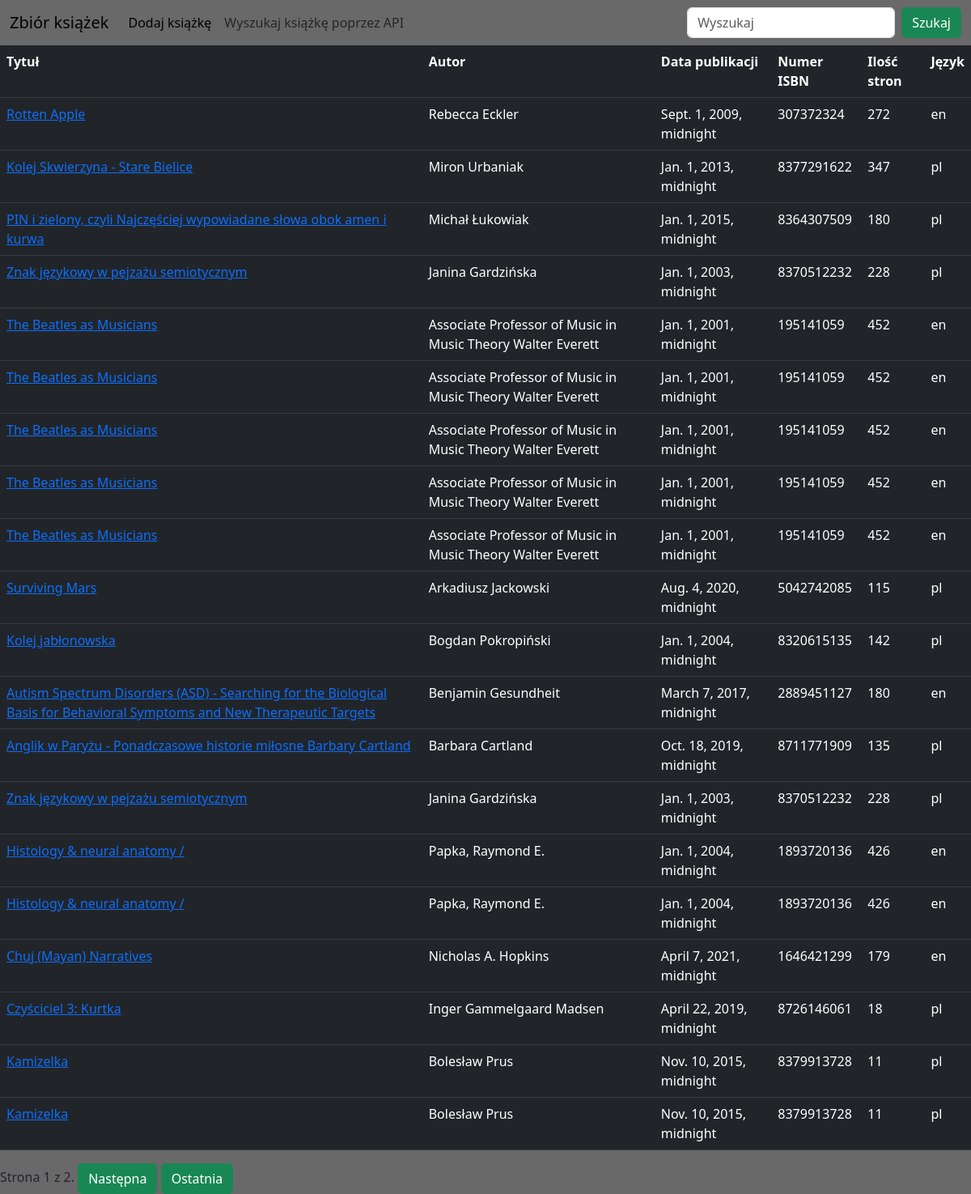
Before: / with the older database file.
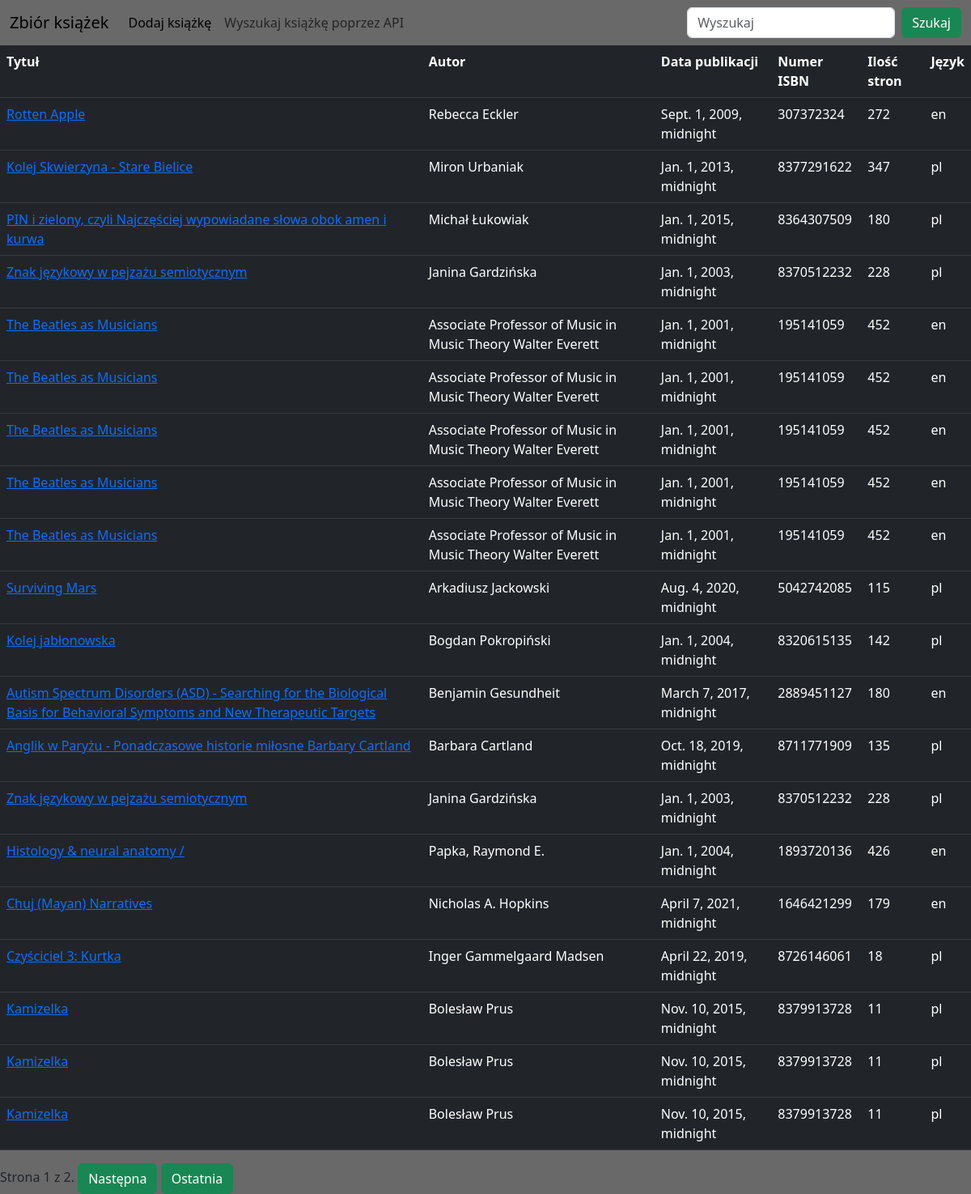
After: the same page with the newer database file.
### book/models.py (models this page shows, shortened)
class Book(models.Model):
    title = models.CharField(max_length=50, verbose_name="Tytuł")
    author = models.CharField(max_length=50, verbose_name="Autor")
    pub_date = models.DateField(verbose_name="Data publikacji (RRRR-MM-DD)")
    isbn = models.IntegerField(verbose_name="Numer ISBN")
    pages = models.PositiveIntegerField(verbose_name="Liczba stron")
    language = models.CharField(max_length=10, verbose_name="Język")

### book/views.py (the view)
# urls.py: path('', views.book_list, name='book-home'),
def book_list(request):
    books = Book.objects.all()
    paginator = Paginator(books, 20)
    page_number = request.GET.get('page')
    page_obj = paginator.get_page(page_number)
    context = {'page_obj': page_obj}
    return render(request, 'book/home.html', context)

### book/templates/book/home.html (shortened to what this page needs)
{% extends "book/base.html" %}
{% block content %}
<table class="table table-dark">
   <tbody>
        <tr>
          <th scope="col">Tytuł</th>
          <th scope="col">Autor</th>
          <th scope="col">Data publikacji</th>
          <th scope="col">Numer ISBN</th>
          <th scope="col">Ilość stron</th>
          <th scope="col">Język</th>
        </tr>
   </tbody>
    {% for book in page_obj %}
    <tbody>
       <tr>
          <td><a href="{% url 'book-detail' book.id %}">{{book.title}}</a></td>
          <td>{{ book.author }}</td>
          <td>{{ book.pub_date }}</td>
          <td>{{ book.isbn }}</td>
          <td>{{ book.pages }}</td>
          <td>{{ book.language }}</td>
        </tr>
    </tbody>
    {% endfor %}
</table>
<div class="pagination">
    <span class="step-links">
        <span class="current">
            Strona {{ page_obj.number }} z {{ page_obj.paginator.num_pages }}.
        </span>
        {% if page_obj.has_next %}
            <a href="?page={{ page_obj.next_page_number }}"><button class="btn btn-success">Następna</button></a>
            <a href="?page={{ page_obj.paginator.num_pages }}"><button class="btn btn-success">Ostatnia</button></a>
        {% endif %}
    </span>
</div>
{% endblock content %}

Changed rows visible on the page:
removed Book: title "Histology & neural anatomy /", author "Papka, Raymond E.", pub_date "Jan. 1, 2004, midnight", isbn "1893720136", pages "426", language "en"
now on this page (row unchanged): Book: title "Kamizelka", author "Bolesław Prus", pub_date "Nov. 10, 2015, midnight", isbn "8379913728", pages "11", language "pl"
